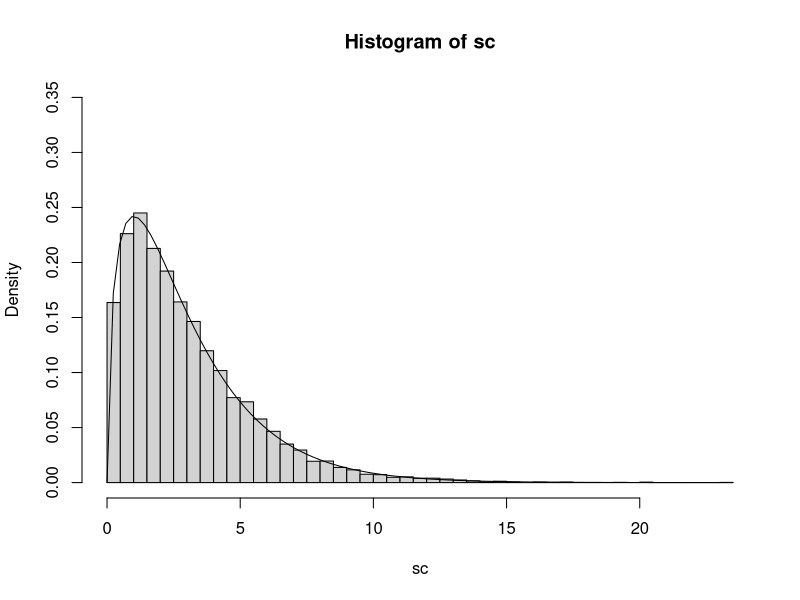

R code for this plot:
ite <- 10000
sc <- numeric(ite)
for(i in 1:ite){
  x<- runif(500)
  y<-ifelse(x<0.4,1,ifelse(x<0.7,2,ifelse(x<0.9,3,4)))
  z1 <- table(y)
  z2 <- c(40,30,20,10)*5
  z3 <- (z1-z2)^2 /z2
  sc[i] <- sum(z3)
}
hist(sc,ylim=c(0,0.35),breaks="Scott",freq=F)
curve(dchisq(x,3),add=T)